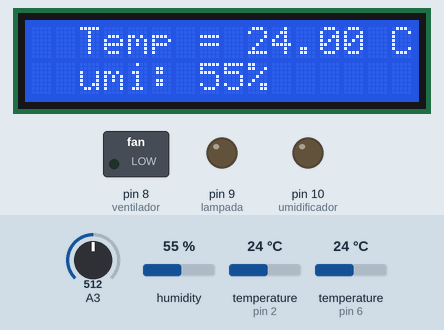
Recording of a sketch running on a simulated Arduino Uno, built with avr-gcc and run on an emulated ATmega328P. Shown: 16×2 character LCD, switched loads named in the sketch (green lamp = pin HIGH), output pins drawn as LEDs (lit = HIGH). The inputs (shaded band) are chosen by the test bench; at power-on: temperature (sensors on pin 2, pin 6) 24 °C, humidity 55 %, A3 = 512. What the sketch prints to the serial monitor is not drawn.

Above: at 3.4 s.
3.5 s: temperature (sensor on pin 2) set to 12 °C
At 14.2 s:
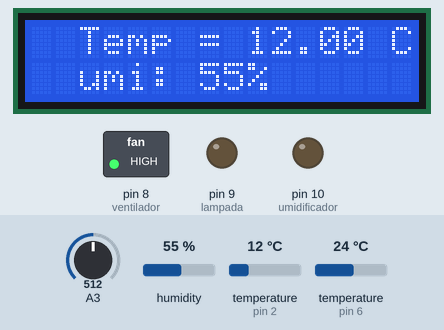
15.2 s: humidity set to 22 %
At 24.9 s:
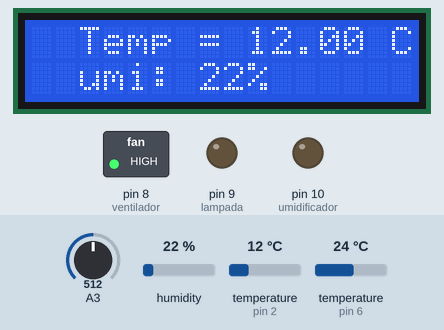
25.2 s: A3 set to 716
At 30.6 s:
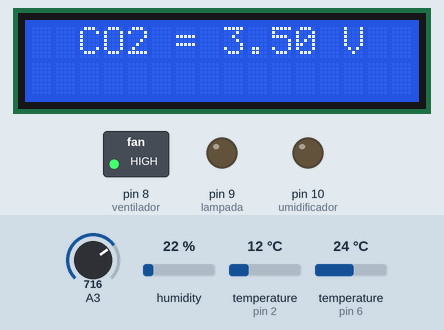
36.0 s: temperature (sensor on pin 2) set to 19 °C
At 47.4 s:
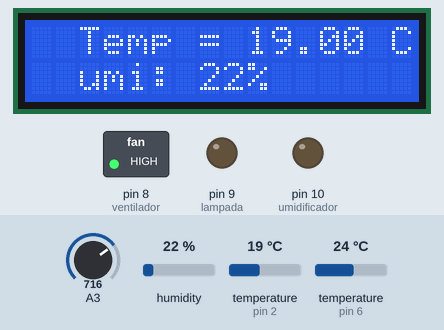
47.7 s: humidity set to 40 %
At 58.1 s:
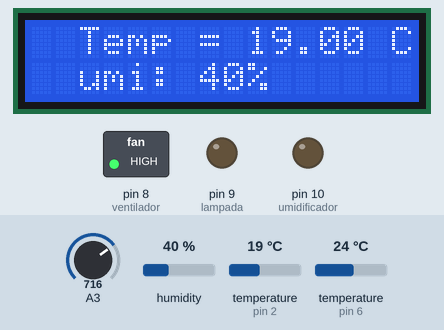
58.5 s: A3 set to 992
At 62.6 s:
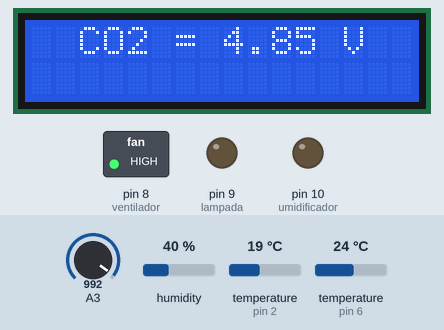
Timing chart, 0 to 64.1 s (numbered marks = the images above; inputs shaded):
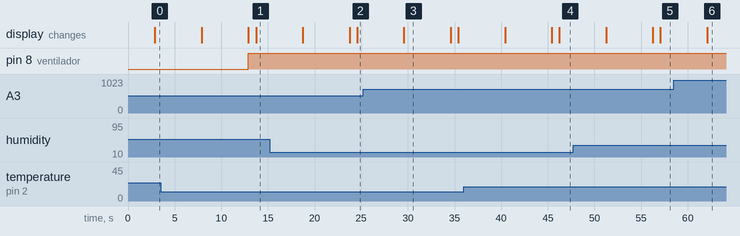

The sketch:

Projeto_Shimeji.ino
```cpp
#include <DHT.h> //Biblioteca DHT sensor library
//#include <DHT_U.h>

#include <Wire.h>
#include <LiquidCrystal_I2C.h> //Biblioteca LiquidCrystalI2C_2

#include <DallasTemperature.h>
#include <OneWire.h>


#define dadosumi 6 // Pino digital utilizado pelo DHT22
#define DHTTYPE DHT22 // Define o modelo do sensor (DHT22 / AM2302)

#define dadostemp 2
#define lampada 9
#define ventilador 8
#define umidificador 10
#define sensorCO2 A3

unsigned long initTime = 0;

LiquidCrystal_I2C lcd(0x27, 16, 2);
OneWire oneWire(dadostemp);
DallasTemperature sensors(&oneWire);

DHT dht (dadosumi, DHTTYPE); // Passa os parametros para a função

void wait(int period);

void setup()
{
  lcd.init();  // Inicia o LCD
  lcd.backlight(); // Aciona a iluminação do LCD
  Serial.begin (9600);
  sensors.begin();
  dht.begin(); //Inicializa a função
  wait(2000);

  pinMode(lampada, OUTPUT); // Porta 9
  pinMode(ventilador, OUTPUT); //Porta 8
  pinMode(umidificador, OUTPUT); //Porta 10
}

void loop()
{
  //DHT.read11(dadosumi); //LÊ AS INFORMAÇÕES DO SENSOR
  sensors.requestTemperatures();
  float temp = sensors.getTempCByIndex(0);
  Serial.println(sensors.getTempCByIndex(0));
  int humidity = dht.readHumidity();
  float temperatura = dht.readTemperature();

  lcd.home(); // Seta o cursor para o inicio caracter 0, na linha 0
  lcd.print("  Temp = ");
  lcd.print(temp);
  lcd.print(" C");
  lcd.setCursor(0, 1);
  lcd.print("  umi: "); //IMPRIME O TEXTO NA SERIAL
  lcd.print(humidity);
  lcd.print("%"); //ESCREVE O TEXTO EM SEGUIDA
  wait(5000); //INTERVALO DE 2 SEGUNDOS * NÃO DIMINUIR ESSE VALOR
  lcd.clear();
  lcd.home();
  lcd.print("  CO2 = ");
  lcd.print(analogRead(A3) * (5.0 / 1023.0));
  lcd.print(" V");
  wait(5000);
  lcd.clear();

  Serial.println(humidity);
  Serial.println(temperatura);


  if (temp >= 26.0) {
    //acionamento do rele
    digitalWrite(lampada, HIGH); //aciono o rele da lâmpada
    digitalWrite(ventilador , LOW); //aciono o rele do ventilador
  }
  else if (temp >= 29.0) {
    digitalWrite(umidificador, LOW);  //aciono o rele do umidificador
  }
  else if (temp < 25.0) {
    digitalWrite(lampada, LOW);
    digitalWrite(ventilador, HIGH);
  }

  if (humidity <= 70.0) {
    digitalWrite(umidificador, LOW);
  }
  else if (humidity > 90) {
    digitalWrite(umidificador, HIGH);
  }
  //digitalWrite(8, HIGH); // Liga/Fecha
  // delay(2000); // 2 seg
  //digitalWrite(8, LOW); // Desliga/Abre
  // delay(2000); // 2 seg
}

void wait(int period) {
  initTime = millis();
  while (millis() - initTime <= period) {
  }
}
```

Measured:
- what the display in image 3 shows lasts 5.0 s, from 29.6 s to 34.6 s
